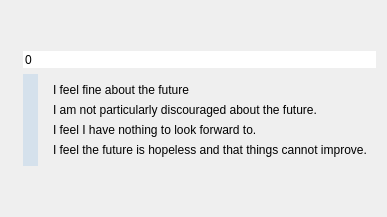
          <widget class="QWidget" name="pageOne">
           <layout class="QGridLayout" name="gridLayout_5">
            <item row="0" column="0">
             <spacer name="vs_4">
              <property name="orientation">
               <enum>Qt::Vertical</enum>
              </property>
              <property name="sizeHint" stdset="0">
               <size>
                <width>20</width>
                <height>40</height>
               </size>
              </property>
             </spacer>
            </item>
            <item row="2" column="0">
             <widget class="QFrame" name="frame_13">
              <layout class="QGridLayout" name="gridLayout_28">
               <property name="leftMargin">
                <number>12</number>
               </property>
               <property name="topMargin">
                <number>0</number>
               </property>
               <property name="rightMargin">
                <number>0</number>
               </property>
               <property name="bottomMargin">
                <number>0</number>
               </property>
               <item row="1" column="0">
                <widget class="QSlider" name="b_slider_2">
                 <property name="styleSheet">
                  <string notr="true">

/* ///////////////////////////////////////////////////////////////
QSlider Colors
/////////////////////////////////////////////////////////////// */

QSlider::handle:vertical {background:rgb(67,149,223);}
QSlider::handle:vertical:hover {background:rgb(107,189,255);}
QSlider::handle:vertical:pressed {background:rgb(17,99,173);}
QSlider::groove:vertical:hover {background:rgba(67,149,223,0.25);}

QSlider::groove:vertical {background:rgba(67,149,223,0.15);}

        </string>
                 </property>
                 <property name="maximum">
                  <number>3</number>
                 </property>
                 <property name="value">
                  <number>0</number>
                 </property>
                 <property name="orientation">
                  <enum>Qt::Vertical</enum>
                 </property>
                 <property name="invertedAppearance">
                  <bool>true</bool>
                 </property>
                </widget>
               </item>
               <item row="1" column="1">
                <widget class="QFrame" name="frame">
                 <layout class="QVBoxLayout" name="verticalLayout_3">
                  <property name="spacing">
                   <number>6</number>
                  </property>
                  <property name="leftMargin">
                   <number>9</number>
                  </property>
                  <property name="topMargin">
                   <number>9</number>
                  </property>
                  <property name="rightMargin">
                   <number>9</number>
                  </property>
                  <property name="bottomMargin">
                   <number>9</number>
                  </property>
                  <item>
                   <widget class="QLabel" name="label_11">
                    <property name="text">
                     <string>I feel fine about the future</string>
                    </property>
                   </widget>
                  </item>
                  <item>
                   <widget class="QLabel" name="label_10">
                    <property name="text">
                     <string>I am not particularly discouraged about the future.</string>
                    </property>
                   </widget>
                  </item>
                  <item>
                   <widget class="QLabel" name="label_12">
                    <property name="text">
                     <string>I feel I have nothing to look forward to.</string>
                    </property>
                   </widget>
                  </item>
                  <item>
                   <widget class="QLabel" name="label_13">
                    <property name="text">
                     <string>I feel the future is hopeless and that things cannot improve.</string>
                    </property>
                   </widget>
                  </item>
                 </layout>
                </widget>
               </item>
               <item row="0" column="0" colspan="2">
                <widget class="QSpinBox" name="b_box_2">
                 <property name="frame">
                  <bool>false</bool>
                 </property>
                 <property name="buttonSymbols">
                  <enum>QAbstractSpinBox::NoButtons</enum>
                 </property>
                </widget>
               </item>
              </layout>
             </widget>
            </item>
            <item row="3" column="0">
             <spacer name="vs_3">
              <property name="orientation">
               <enum>Qt::Vertical</enum>
              </property>
              <property name="sizeHint" stdset="0">
               <size>
                <width>20</width>
                <height>40</height>
               </size>
              </property>
             </spacer>
            </item>
           </layout>
          </widget>
